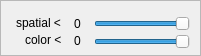
    <widget class="QFrame" name="frame_mean_shift_parameters">
     <property name="geometry">
      <rect>
       <x>250</x>
       <y>116</y>
       <width>201</width>
       <height>56</height>
      </rect>
     </property>
     <property name="frameShape">
      <enum>QFrame::StyledPanel</enum>
     </property>
     <property name="frameShadow">
      <enum>QFrame::Raised</enum>
     </property>
     <widget class="QSlider" name="horizontalSlider_mean_shift_spatial">
      <property name="geometry">
       <rect>
        <x>94</x>
        <y>12</y>
        <width>96</width>
        <height>23</height>
       </rect>
      </property>
      <property name="minimum">
       <number>4</number>
      </property>
      <property name="maximum">
       <number>16</number>
      </property>
      <property name="pageStep">
       <number>1</number>
      </property>
      <property name="value">
       <number>16</number>
      </property>
      <property name="orientation">
       <enum>Qt::Horizontal</enum>
      </property>
     </widget>
     <widget class="QLabel" name="label_mean_shift_color">
      <property name="geometry">
       <rect>
        <x>67</x>
        <y>32</y>
        <width>21</width>
        <height>17</height>
       </rect>
      </property>
      <property name="font">
       <font>
        <pointsize>9</pointsize>
       </font>
      </property>
      <property name="text">
       <string>0</string>
      </property>
      <property name="alignment">
       <set>Qt::AlignCenter</set>
      </property>
     </widget>
     <widget class="QLabel" name="label_16">
      <property name="geometry">
       <rect>
        <x>16</x>
        <y>13</y>
        <width>71</width>
        <height>20</height>
       </rect>
      </property>
      <property name="font">
       <font>
        <pointsize>9</pointsize>
       </font>
      </property>
      <property name="text">
       <string>spatial  &lt;</string>
      </property>
      <property name="alignment">
       <set>Qt::AlignLeading|Qt::AlignLeft|Qt::AlignVCenter</set>
      </property>
     </widget>
     <widget class="QLabel" name="label_18">
      <property name="geometry">
       <rect>
        <x>25</x>
        <y>30</y>
        <width>41</width>
        <height>20</height>
       </rect>
      </property>
      <property name="font">
       <font>
        <pointsize>9</pointsize>
       </font>
      </property>
      <property name="text">
       <string>color  &lt;</string>
      </property>
      <property name="alignment">
       <set>Qt::AlignLeading|Qt::AlignLeft|Qt::AlignVCenter</set>
      </property>
     </widget>
     <widget class="QLabel" name="label_mean_shift_spatial">
      <property name="geometry">
       <rect>
        <x>67</x>
        <y>15</y>
        <width>21</width>
        <height>17</height>
       </rect>
      </property>
      <property name="font">
       <font>
        <pointsize>9</pointsize>
       </font>
      </property>
      <property name="text">
       <string>0</string>
      </property>
      <property name="alignment">
       <set>Qt::AlignCenter</set>
      </property>
     </widget>
     <widget class="QSlider" name="horizontalSlider_mean_shift_color">
      <property name="geometry">
       <rect>
        <x>94</x>
        <y>30</y>
        <width>96</width>
        <height>23</height>
       </rect>
      </property>
      <property name="minimum">
       <number>6</number>
      </property>
      <property name="maximum">
       <number>50</number>
      </property>
      <property name="pageStep">
       <number>1</number>
      </property>
      <property name="value">
       <number>50</number>
      </property>
      <property name="orientation">
       <enum>Qt::Horizontal</enum>
      </property>
     </widget>
     <zorder>label_16</zorder>
     <zorder>label_18</zorder>
     <zorder>label_mean_shift_color</zorder>
     <zorder>label_mean_shift_spatial</zorder>
     <zorder>horizontalSlider_mean_shift_color</zorder>
     <zorder>horizontalSlider_mean_shift_spatial</zorder>
    </widget>
